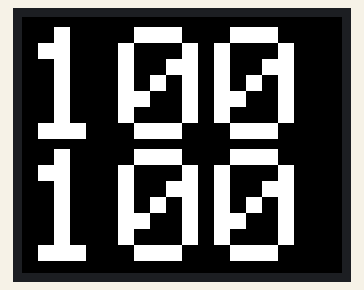
This sketch was run on a simulated ESP8266 (NodeMCU). Shown: 160×128 colour display. What the sketch prints to the serial monitor is not drawn.

Above: at 0.2 s.

The sketch:

graphicstesteigen.ino
```cpp
#include <Adafruit_GFX.h>    // Core graphics library
#include <Adafruit_ST7735.h> // Hardware-specific library for ST7735
#include <Adafruit_ST7789.h> // Hardware-specific library for ST7789
#include <SPI.h>

#if defined(ARDUINO_FEATHER_ESP32) // Feather Huzzah32
  #define TFT_CS         14
  #define TFT_RST        15
  #define TFT_DC         32

#elif defined(ESP8266)
  #define TFT_CS         4
  #define TFT_RST        16
  #define TFT_DC         5

#else
  // For the breakout board, you can use any 2 or 3 pins.
  // These pins will also work for the 1.8" TFT shield.
  #define TFT_CS         7
  #define TFT_RST        9 // Or set to -1 and connect to Arduino RESET pin
  #define TFT_DC         8
#endif

// For 1.44" and 1.8" TFT with ST7735 use:
Adafruit_ST7735 tft = Adafruit_ST7735(TFT_CS, TFT_DC, TFT_RST);

int ledPin = 5;

void setup(void) {
  pinMode(ledPin, OUTPUT);

  Serial.begin(9600);
  Serial.print(F("Hello! ST77xx TFT Test"));

  analogWrite(ledPin, 255);

  // Use this initializer if using a 1.8" TFT screen:
  tft.initR(INITR_BLACKTAB);      // Init ST7735S chip, black tab
  tft.setRotation(1);

  Serial.println(F("Initialized"));
  tft.fillScreen(ST77XX_BLACK);
  tft.setTextWrap(false);
  tft.setTextSize(8);
  tft.setCursor(0,5);
  //tft.print("OI");
  tft.println("100");
  tft.setCursor(0,66);
  //tft.print("WA");
  tft.println("100");
}

void loop() {

  analogWrite(ledPin, 255);
  delay(5000);
  analogWrite(ledPin, 50);
  delay(5000);


}
```
